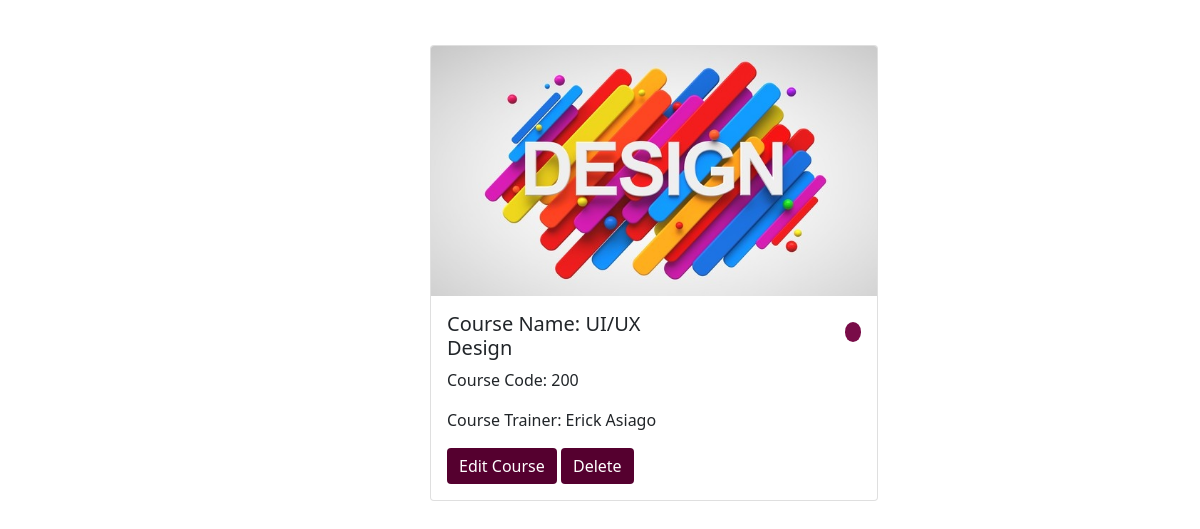
The app's page /courses/profile/2/ with its own data.
### courses/models.py (models this page shows)
class Courses(models.Model):
    course_profile_pic=models.ImageField(upload_to = 'images/')
    course_name=models.CharField(max_length=40)
    course_id=models.PositiveSmallIntegerField(null=True)
    course_description=models.CharField(max_length=200)
    course_trainer=models.CharField(max_length=40)
    course_room=models.CharField(max_length=10)
    course_email=models.EmailField(null=True)
    course_channel=models.CharField(max_length=20)
    course_calendar=models.DateField(null=True)
    course_syllabus=models.FileField(upload_to="documents/",null=True, blank=True)

### courses/views.py (the view)
# urls.py: path("profile/<int:id>/", course_profile, name="course_profile"),
def course_profile(request, id):
    course = Courses.objects.get(id=id)
    return render(request, "course_profile.htm", {"course":course})

### courses/templates/course_profile.htm (shortened to what this page needs)
<!DOCTYPE html>
<html lang="en">
<head>
  <link href="https://cdn.jsdelivr.net/npm/bootstrap@5.0.0/dist/css/bootstrap.min.css"
        rel="stylesheet"
>
</head>
<body>
<div style="display: flex; flex-direction: row; flex-wrap: wrap">
  <div class="card" style="width: 28rem; margin: 10px; margin-left: 130px; margin-top: 45px;">
    <img src="{{course.course_profile_pic.url}}" class="card-img-top" >
    <div class="card-body">
      <div style="display: flex; flex-direction: row">
        <h5 class="card-title">Course Name: {{course.course_name}}</h5>
        <div style="
          background: rgb(121, 12, 72);
          width: 20px;
          height: 20px;
          margin-left: 180px;
          border-radius: 50%;
          margin-top: 10px;
        "></div>
      </div>
      <p class="card-text">Course Code: {{course.course_id}}</p>
      <p class="card-text">Course Trainer: {{course.course_trainer}}</p>
      <a href="/command/1/color" class="btn btn-primary" style="background-color: rgb(85, 0, 47); border: 1px rgb(85, 0, 47)">Edit Course</a>
      <a href="/command/1/delete" class="btn btn-primary" style="background-color: rgb(85, 0, 47); border: 1px rgb(85, 0, 47)">Delete</a>
    </div>
  </div>
</div>
</body>
</html>

### courses/templates/course_profile.htm (style rules this page uses)
body { background-image: url("https://uploads-ssl.webflow.com/5e72ed345a0058a3332497f7/5eb9c614ce4ca10ba96f88b2_BUilt%20In%20Africa%20Articel.jpg"); margin-left: 300px; height:50%; width:80%; position: fixed; z-index:1; top: 0; overflow-x:hidden; background-size: 100%; }

### records on screen
Courses: course_profile_pic (picture), course_name "UI/UX Design", course_id "200", course_trainer "Erick Asiago"
